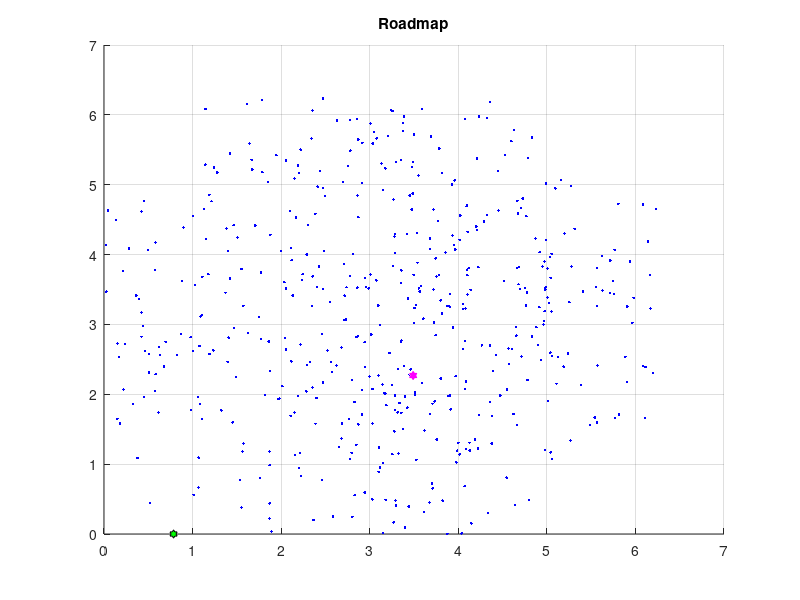

This chart was generated by the following MATLAB code: (Note: this script raises an error after producing the figure.)
%% Determine the best path
clear;clc;
load('roadmap.mat');
% plot

figure;
grid on;
hold on;
p1 = plot3(temp(1,1), temp(1,2),temp(1,3),'kh','MarkerFaceColor','g'); %start
p2 = plot3(temp(2,1), temp(2,2),temp(2,3),'mh','MarkerFaceColor','m'); %target
p3 = plot3(temp(:,1),temp(:,2),temp(:,3),'b.');
for i = 1:length(adjacency)
    for j = 1:length(adjacency{i})
        %p4 = plot3([temp(i,1);temp(adjacency{i}(j),1)],[temp(i,2);temp(adjacency{i}(j),2)],[temp(i,3);temp(adjacency{i}(j),3)], 'r-', 'LineWidth', 0.1); % plot potentials lines
%         pause(0.01);
    end
end
title("Roadmap");

t = cputime;
% node = [idx, historic cost, heuristic cost, total cost, parent idx]
X = [1 0 heu(temp(1,:),target) 0+heu(temp(1,:),target) -1]; % the process through A* algorihtm
p_index = []; % parent index
path_F = false; % path found
while size(X,1)>0
    [A, I] = min(X,[],1);
    n = X(I(4),:); % check smallest cost element
    X = [X(1:I(4)-1,:);X(I(4)+1:end,:)]; % delete element (currently)
    
    if n(1)==2 % check
        path_F = true;
        break;
    end
    
    % iterate through all adjacency from the node
    for mv=1:length(adjacency{n(1),1})
        temp1 = adjacency{n(1),1}(mv);
        
        % if not already in p_index
        if length(p_index)==0 || length(find(p_index(:,1)==temp1))==0
            historic_c = n(2)+hist(temp(n(1),:),temp(temp1,:)); % historic cost
            heuristic_c = heu(temp(temp1,:),target); % heuristic cost
            total_c = historic_c+heuristic_c; % total cost
            
            add = true; % add if better cost
            if length(find(X(:,1)==temp1))>=1 % 如果该近邻还在待搜索列表中
                I = find(X(:,1)==temp1);
                if X(I,4)<total_c
                    add = false;
                else
                    X=[X(1:I-1,:);X(I+1:end,:);]; % 删除该节点
                    add = true;
                end
            end
            if add % 更新待搜索节点列表
                X = [X;temp1 historic_c heuristic_c total_c size(p_index,1)+1]; % add new nodes
            end
        end
    end
    p_index = [p_index;n]; % update list
end

% if path is not found
if ~path_F
    error('No Path!')
end

%retrieve path from parent index
path = temp(n(1),:);
prev = n(5);
while prev>0
    path = [temp(p_index(prev,1),:);path];
    prev = p_index(prev,5);
end

% visualize the path
p5 = plot3(path(:,1),path(:,2),path(:,3),'color','c','LineWidth',2);
%legend([p1 p2 p3(1) p4 p5], {'Start','Target', 'Nodes', 'Potental Paths', 'Path'}, 'Location', 'southeast')
legend([p1 p2 p3(1) p5], {'Start','Target', 'Nodes', 'Path'}, 'Location', 'bestoutside')
%title(['PRM in Environment ', num2str(Environ)]) % title
hold off
figure;
plotLink(a0,l,path,obstacles);
%% Time and cost function (recalculated just in case)

% time
e = cputime-t;

% cost function
d = diff([path(:,2), path(:,1)]);
total_length = sum(sqrt(sum(d.*d,2)));
fprintf("Search Time: %.2f sec \t Path Length: %.2f bits \n", e, total_length);
%saveas(p5,'image1.png');

%% Cost function calculation

% historic
function h=hist(a,b)
h = sqrt(sum((a-b).^2));
end

% heuristic
function h=heu(c,d)
% h = sqrt(sum((c-d).^2));
h = 0;
end